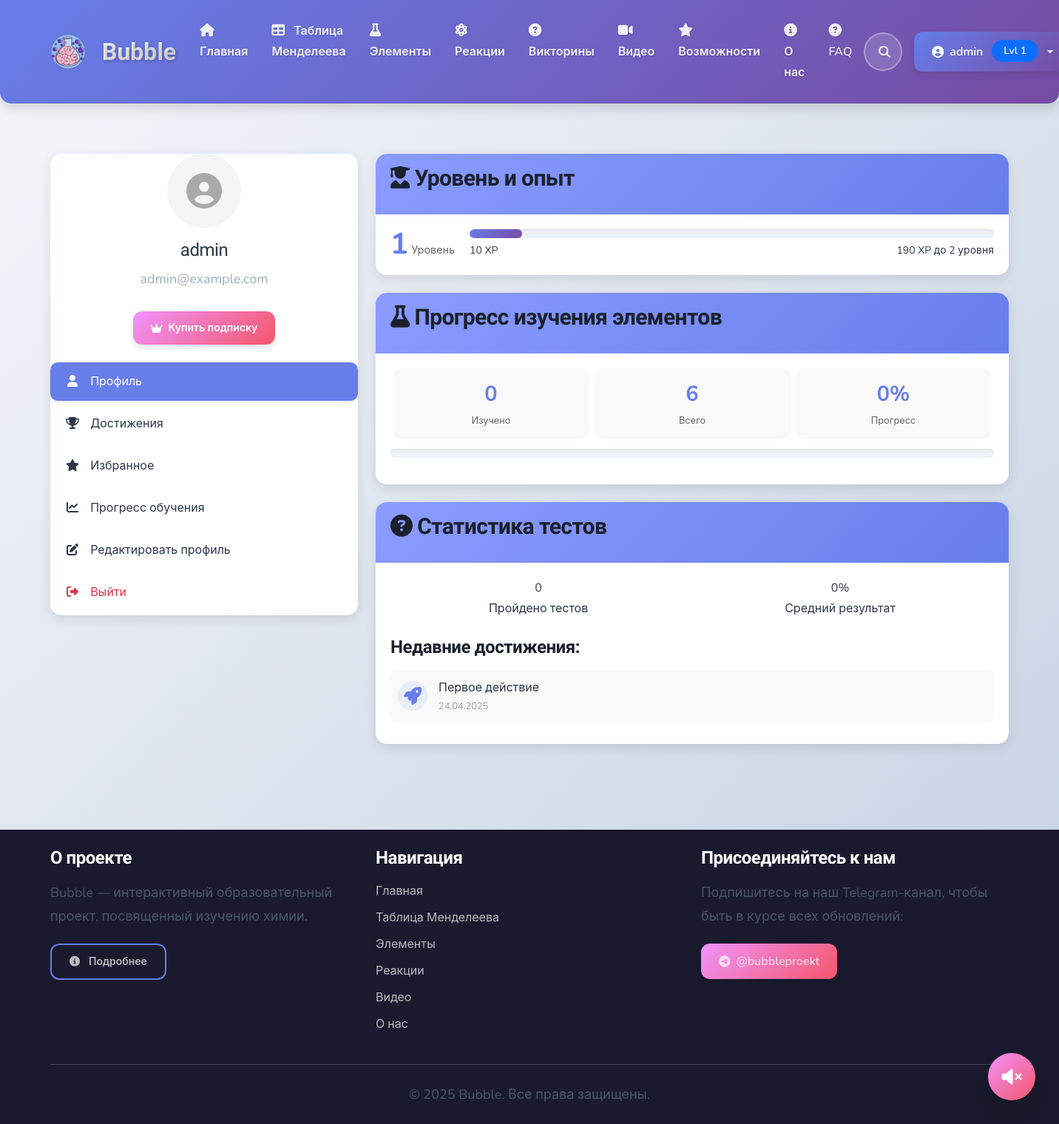
Before: /accounts/profile/ (signed in) with the older database file.
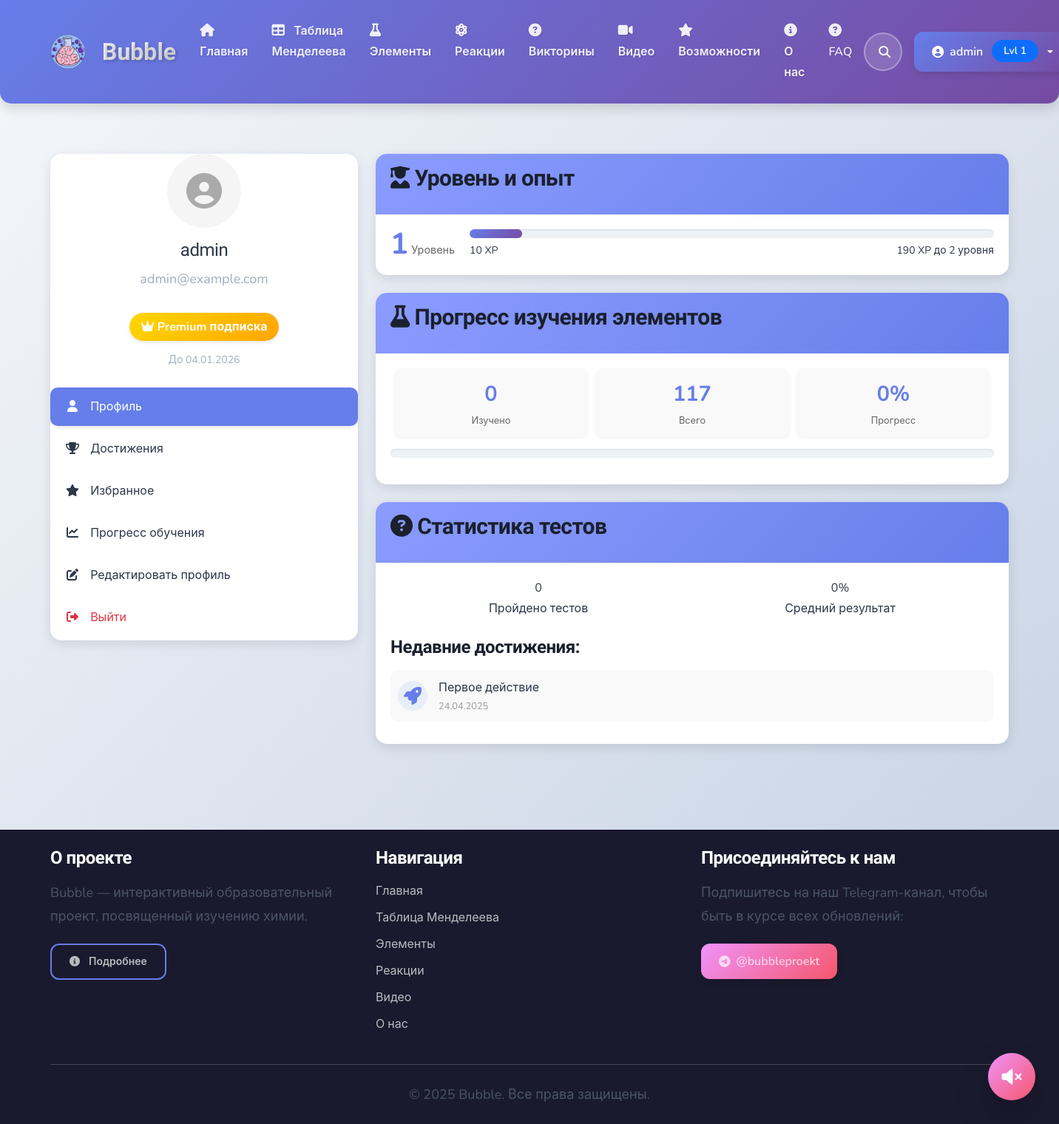
After: the same page with the newer database file.
### accounts/models.py (models this page shows, shortened)
class User(AbstractUser):
    email = models.EmailField(_('Email адрес'), unique=True)
    avatar = models.ImageField(_('Аватар'), upload_to='avatars/', blank=True, null=True)
    bio = models.TextField(_('О себе'), blank=True)
    birth_date = models.DateField(_('Дата рождения'), blank=True, null=True)
    xp_points = models.PositiveIntegerField(_('Очки опыта'), default=0)
    level = models.PositiveSmallIntegerField(_('Уровень'), default=1)
    is_subscribed = models.BooleanField(_('Подписка'), default=False)
    subscription_end_date = models.DateTimeField(_('Дата окончания подписки'), blank=True, null=True)
    favorite_elements = models.ManyToManyField(
        Element,
        through='UserFavoriteElement',
        related_name='favorited_by',
        verbose_name=_('Избранные элементы')
    )
    favorite_reactions = models.ManyToManyField(
        ChemicalReaction,
        through='UserFavoriteReaction',
        related_name='favorited_by',
        verbose_name=_('Избранные реакции')
    )
    class Meta:
        verbose_name = _('Пользователь')
        verbose_name_plural = _('Пользователи')

### accounts/views.py (the view)
# urls.py: path('profile/', views.profile, name='profile'),
@login_required
def profile(request):
    from django.db.models import Count, Q
    progress_stats = LearningProgress.objects.filter(user=request.user).aggregate(
        learned=Count('id', filter=Q(is_learned=True)),
        total=Count('id')
    )
    learned_elements_count = progress_stats['learned']
    total_elements_count = Element.objects.filter(is_active=True).count()
    if total_elements_count > 0:
        learning_progress_percent = int((learned_elements_count / total_elements_count) * 100)
    else:
        learning_progress_percent = 0
    recent_elements = LearningProgress.objects.filter(
        user=request.user
    ).select_related('element').order_by('-last_interaction')[:5]
    recent_achievements = UserAchievement.objects.filter(
        user=request.user
    ).select_related('achievement').order_by('-achieved_at')[:5]
    quiz_stats = UserQuizResult.objects.filter(user=request.user).aggregate(
        count=Count('id'),
        total_score=Sum('score'),
        total_max=Sum('max_score')
    )
    quiz_completed_count = quiz_stats['count'] or 0
    if quiz_stats['total_max'] and quiz_stats['total_max'] > 0:
        avg_quiz_score_percent = int((quiz_stats['total_score'] / quiz_stats['total_max']) * 100)
    else:
        avg_quiz_score_percent = 0
    current_level = request.user.level
    next_level = current_level + 1
    xp_for_next_level = next_level * 100
    xp_needed = xp_for_next_level - request.user.xp_points
    level_progress_percent = int((request.user.xp_points - (current_level - 1) * 100) / 100 * 100)
    context = {
        'user': request.user,
        'learned_elements_count': learned_elements_count,
        'total_elements_count': total_elements_count,
        'learning_progress_percent': learning_progress_percent,
        'recent_elements': recent_elements,
        'recent_achievements': recent_achievements,
        'quiz_completed_count': quiz_completed_count,
        'avg_quiz_score_percent': avg_quiz_score_percent,
        'xp_needed': xp_needed,
        'level_progress_percent': level_progress_percent,
    }
    return render(request, 'accounts/profile.html', context)

### templates/accounts/profile.html (shortened to what the changed rows need)
{% extends 'base/base.html' %}
{% load i18n %}
{% load static %}
{% block content %}
<div class="container py-4">
    <div class="row">
        <div class="col-lg-4 mb-4">
            <div class="bubble-card profile-sidebar">
                <div class="text-center mb-4">
                    {% if user.avatar %}
                        <img src="{{ user.avatar.url }}" alt="{{ user.username }}" class="profile-avatar mb-3">
                    {% else %}
                        <div class="profile-avatar-placeholder mb-3">
                            <i class="fas fa-user-circle"></i>
                        </div>
                    {% endif %}
                    <h3 class="h4">{{ user.get_full_name|default:user.username }}</h3>
                    <p class="text-muted">{{ user.email }}</p>
                    {% if user.is_subscribed %}
                    <div class="subscription-badge">
                        <i class="fas fa-crown"></i> {% trans "Premium подписка" %}
                    </div>
                    <small class="text-muted d-block mt-1">
                        {% trans "До" %} {{ user.subscription_end_date|date:"d.m.Y" }}
                    </small>
                    {% else %}
                    <a href="{% url 'accounts:subscription' %}" class="btn bubble-btn-secondary btn-sm mt-2">
                        <i class="fas fa-crown"></i> {% trans "Купить подписку" %}
                    </a>
                    {% endif %}
                </div>
            </div>
        </div>
        <div class="col-lg-8">
            <div class="bubble-card mb-4">
                <div class="bubble-card-body">
                    <div class="level-display">
                        <div class="current-level">
                            <span class="level-number">{{ user.level }}</span>
                            <span class="level-label">{% trans "Уровень" %}</span>
                        </div>
                        <div class="level-progress-container">
                            <div class="level-progress-labels d-flex justify-content-between">
                                <small>{{ user.xp_points }} XP</small>
                                <small>{{ xp_needed }} XP {% trans "до" %} {{ user.level|add:1 }} {% trans "уровня" %}</small>
                            </div>
                        </div>
                    </div>
                </div>
            </div>
            <div class="bubble-card mb-4">
                <div class="bubble-card-body">
                    <div class="elements-progress-stats mb-3">
                        <div class="elements-progress-stat">
                            <div class="stat-value">{{ total_elements_count }}</div>
                            <div class="stat-label">{% trans "Всего" %}</div>
                        </div>
                    </div>
                </div>
            </div>
        </div>
    </div>
</div>
{% endblock %}

### templates/base/base.html (shortened to what the changed rows need)
<!DOCTYPE html>
{% load static %}
{% load i18n %}
<html lang="{{ LANGUAGE_CODE }}">
<head>
    <link href="https://cdn.jsdelivr.net/npm/bootstrap@5.3.0/dist/css/bootstrap.min.css" rel="stylesheet">
    <link href="https://cdnjs.cloudflare.com/ajax/libs/font-awesome/6.4.0/css/all.min.css" rel="stylesheet">
    <link rel="stylesheet" href="{% static 'css/style.css' %}">
    <link rel="stylesheet" href="{% static 'css/style_enhanced.css' %}">
</head>
<body class="{% if user.is_authenticated %}user-authenticated{% endif %}">
    <div class="bubble-wrapper">
        <nav class="navbar navbar-expand-lg bubble-navbar">
            <div class="container">
                <div class="collapse navbar-collapse" id="navbarMain">
                    <div class="navbar-auth">
                        {% if user.is_authenticated %}
                        <div class="dropdown">
                            <button class="btn bubble-btn dropdown-toggle" type="button" id="dropdownMenuUser" data-bs-toggle="dropdown" aria-expanded="false">
                                {% if user.avatar %}
                                <img src="{{ user.avatar.url }}" alt="{{ user.username }}" class="avatar-small">
                                {% else %}
                                <i class="fas fa-user-circle"></i>
                                {% endif %}
                                <span class="d-none d-md-inline">{{ user.username }}</span>
                                <span class="badge bg-primary ms-1">Lvl {{ user.level }}</span>
                            </button>
                        </div>
                        {% endif %}
                    </div>
                </div>
            </div>
        </nav>
        <main class="content-wrapper py-4">
            {% block content %}{% endblock %}
        </main>
    </div>
</body>
</html>

Changed rows visible on the page:
changed User "admin": is_subscribed False → True (drawn); subscription_end_date (not shown) → "04.01.2026"
Other visible differences:
{{ total_elements_count }}: "6" → "117"
text no longer shown: "Купить подписку"
text now shown: "Premium подписка До"
